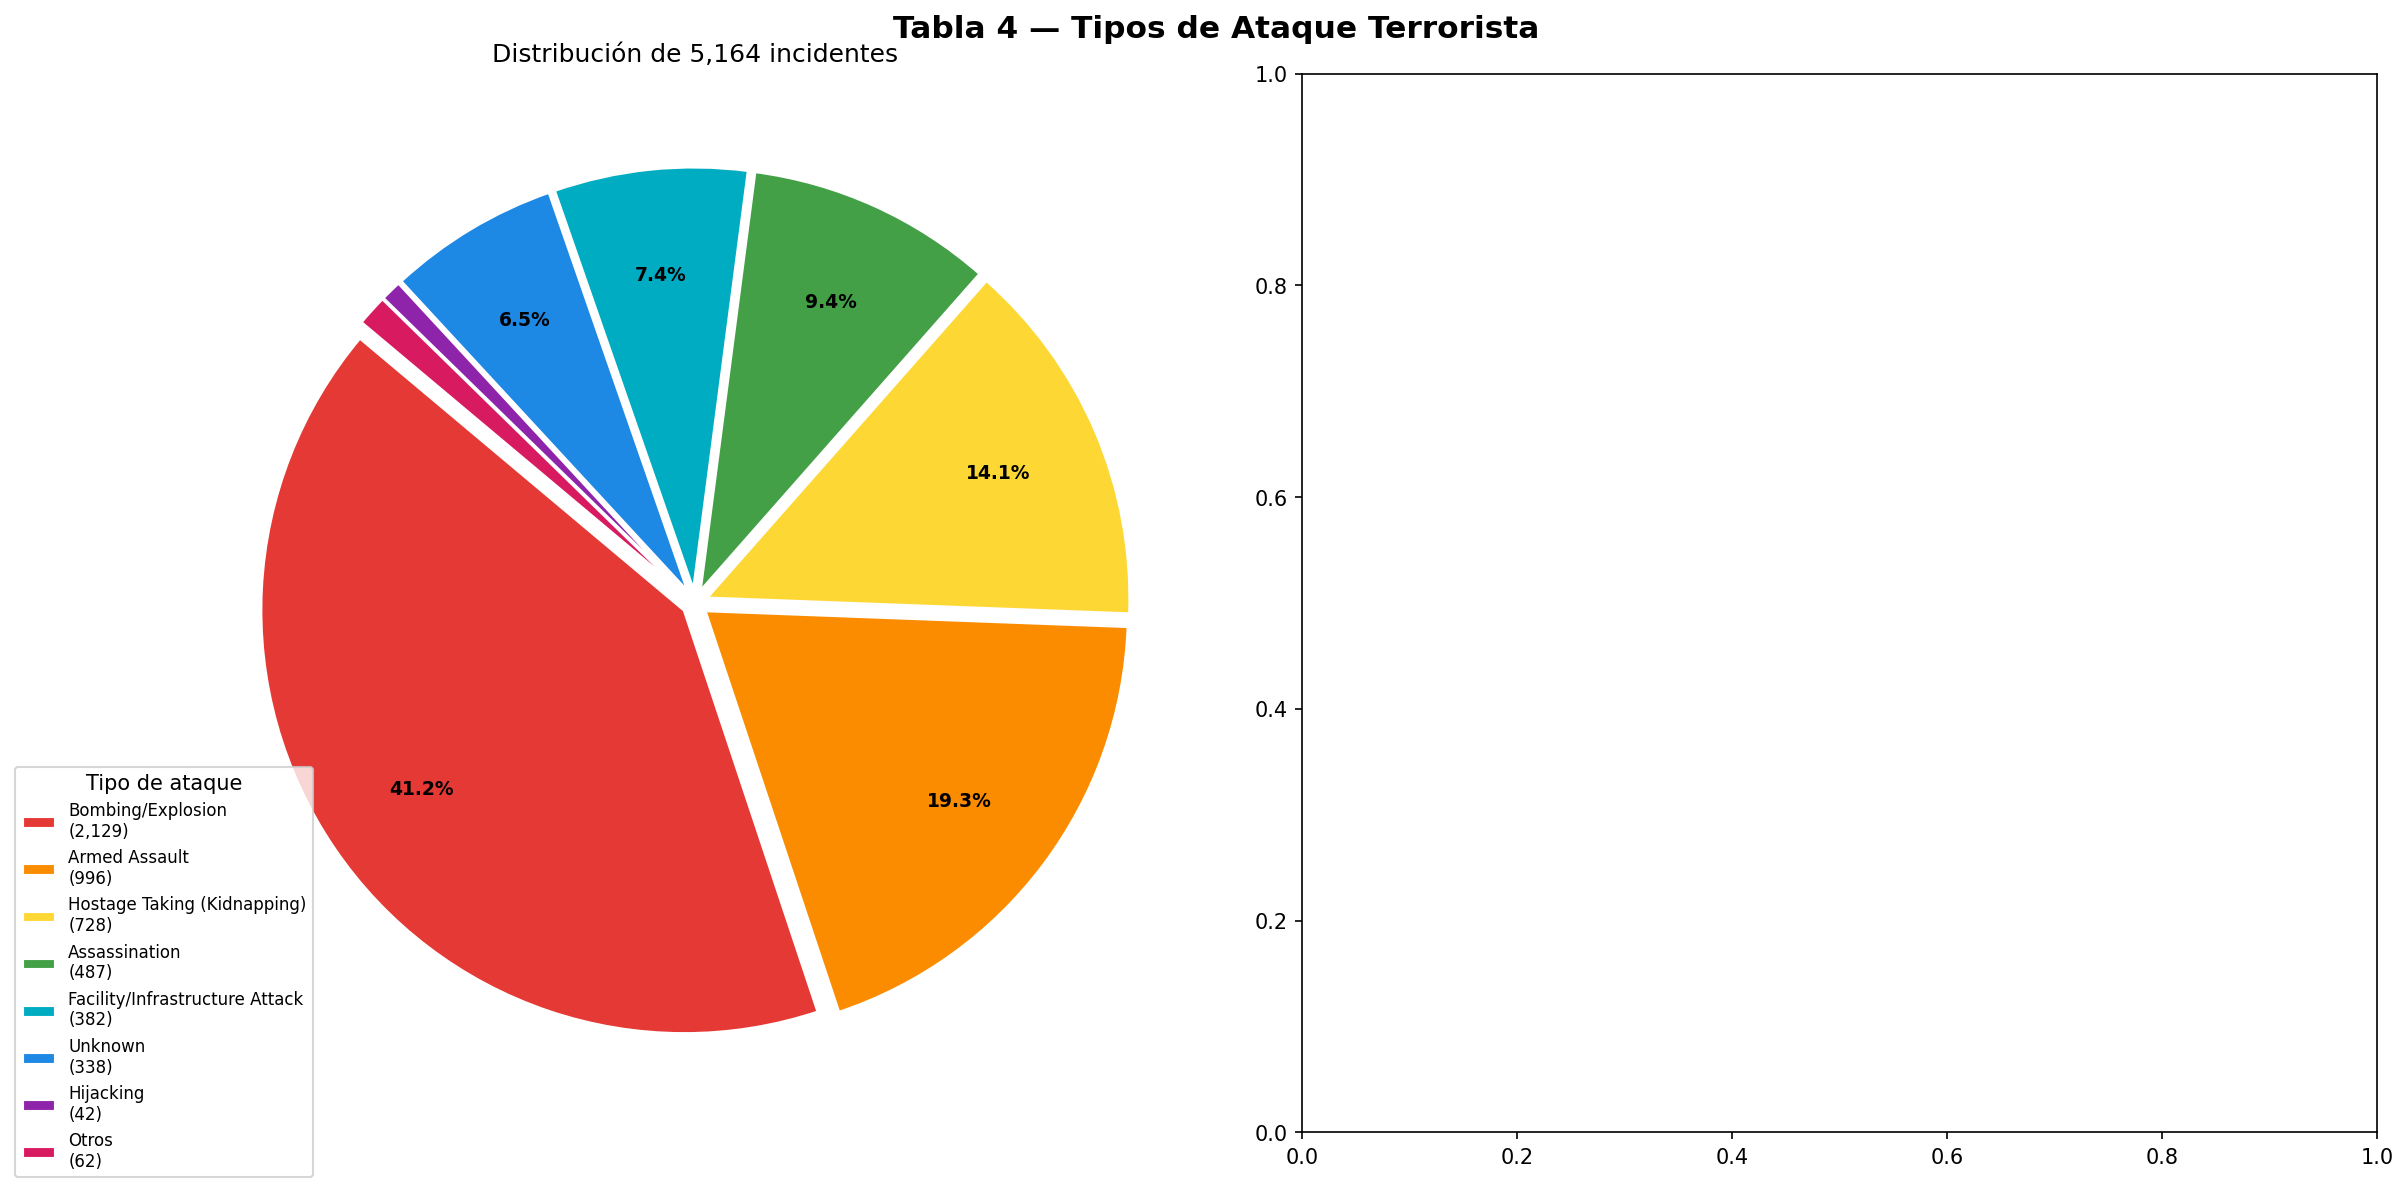

This figure's Python source:
"""
Tabla 4 - Tipos de Ataque
Columnas: ATTACKTYPE1_TXT, SUCCESS, SUICIDE
Gráfico: Torta - Distribución de tipos de ataque principales
"""

import pandas as pd
import numpy as np
import matplotlib.pyplot as plt
import warnings
warnings.filterwarnings('ignore')

cols = ['ATTACKTYPE1_TXT', 'SUCCESS', 'SUICIDE']
df = pd.read_excel('../GTD_5156.xlsx', usecols=cols)
df['ATTACKTYPE1_TXT'] = df['ATTACKTYPE1_TXT'].fillna('Desconocido')

conteo = df['ATTACKTYPE1_TXT'].value_counts()
top_n = 7
top = conteo.head(top_n)
otros = conteo.iloc[top_n:].sum()
if otros > 0:
    top['Otros'] = otros

colores = [
    '#E53935','#FB8C00','#FDD835','#43A047','#00ACC1',
    '#1E88E5','#8E24AA','#D81B60'
]

fig, axes = plt.subplots(1, 2, figsize=(16, 8))
fig.suptitle('Tabla 4 — Tipos de Ataque Terrorista', fontsize=15, fontweight='bold')

# Torta principal
wedges, texts, autotexts = axes[0].pie(
    top.values,
    labels=None,
    autopct=lambda p: f'{p:.1f}%' if p > 2 else '',
    colors=colores[:len(top)],
    startangle=140,
    pctdistance=0.75,
    wedgeprops=dict(linewidth=1.5, edgecolor='white'),
    explode=[0.03]*len(top)
)
for at in autotexts:
    at.set_fontsize(9)
    at.set_fontweight('bold')

axes[0].legend(
    wedges, [f'{k}\n({v:,})' for k, v in top.items()],
    title='Tipo de ataque',
    loc='lower left',
    fontsize=8,
    bbox_to_anchor=(-0.15, -0.05)
)
axes[0].set_title(f'Distribución de {len(df):,} incidentes', fontsize=12)

# Barras de éxito y suicida por tipo (top 7)

plt.tight_layout()
plt.savefig('tabla4_ataque_torta.png', dpi=150, bbox_inches='tight')
plt.show()
print("Guardado: tabla4_ataque_torta.png")
